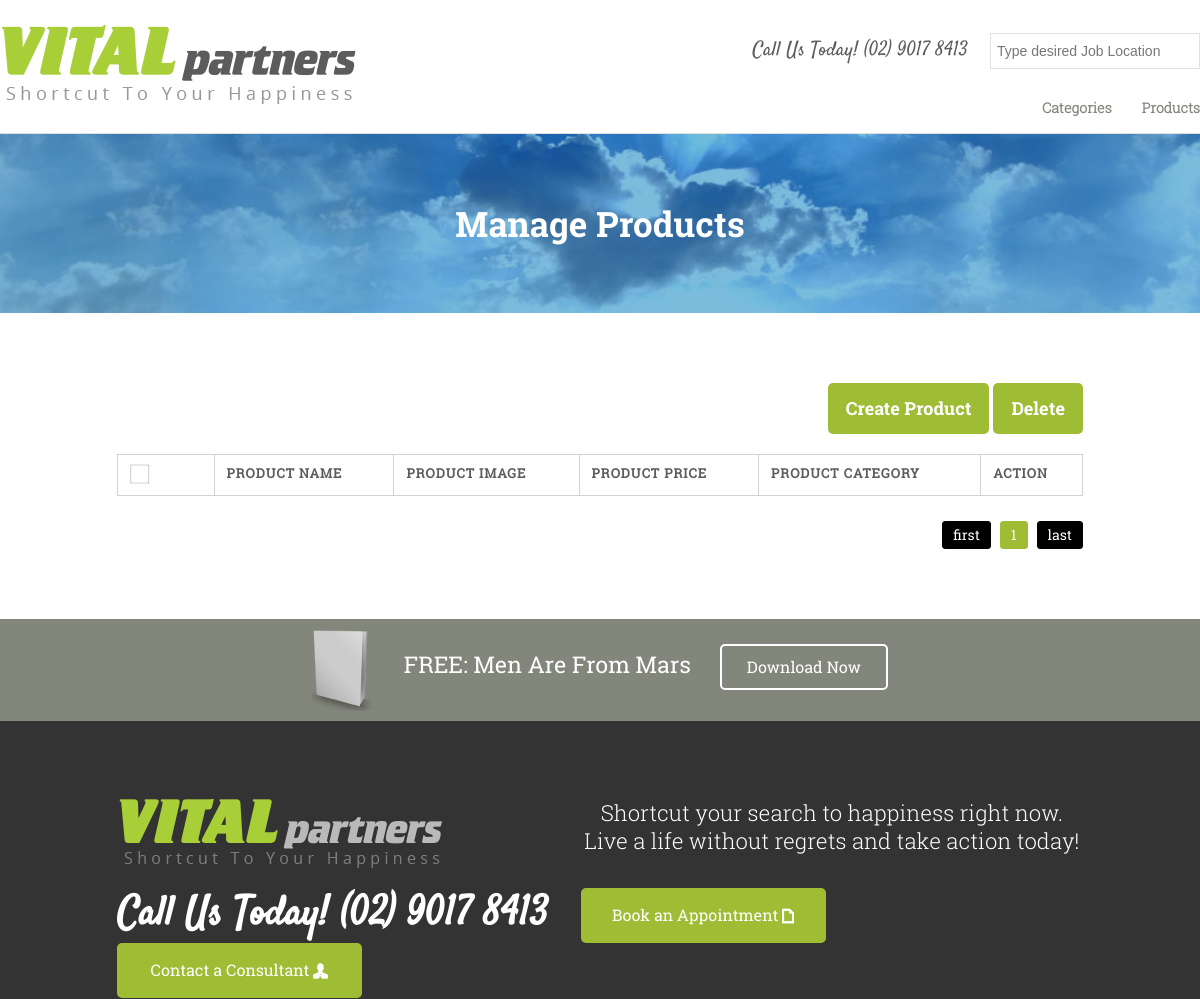
The page /Product/list_product.php (upper part) on the database as committed earlier.
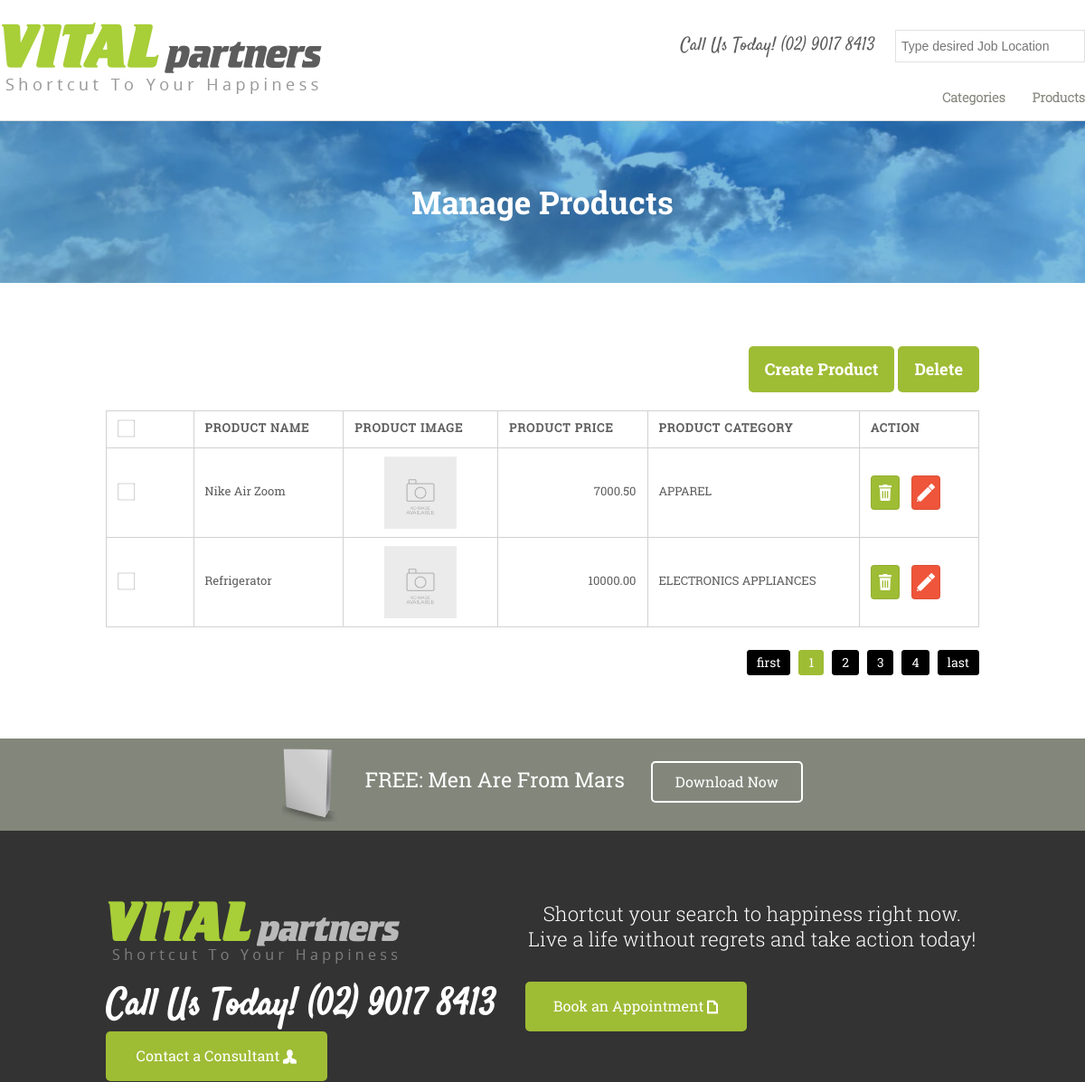
The same page on the database as committed later.
### tables this page shows
CREATE TABLE IF NOT EXISTS `assign_product` (
  `id` int(11) NOT NULL AUTO_INCREMENT,
  `name` varchar(50) NOT NULL,
  `price` decimal(11,2) NOT NULL,
  `image` varchar(50) NOT NULL,
  `category` int(11) NOT NULL,
  `status` tinyint(1) NOT NULL DEFAULT '1',
  `created_on` datetime NOT NULL,
  `created_by` int(11) NOT NULL,
  `modified_on` timestamp NULL DEFAULT CURRENT_TIMESTAMP,
  `modified_by` int(11) DEFAULT NULL,
  PRIMARY KEY (`id`),
  KEY `category` (`category`),
  KEY `category_2` (`category`),
  KEY `category_3` (`category`),
  KEY `category_4` (`category`),
  KEY `category_5` (`category`)
);

CREATE TABLE IF NOT EXISTS `assign_category` (
  `id` int(11) NOT NULL AUTO_INCREMENT,
  `name` varchar(50) NOT NULL,
  `status` tinyint(1) NOT NULL DEFAULT '1',
  `created_on` datetime NOT NULL,
  `created_by` int(11) NOT NULL,
  `modified_on` timestamp NULL DEFAULT CURRENT_TIMESTAMP,
  `modified_by` int(11) DEFAULT NULL,
  PRIMARY KEY (`id`)
);

### Product/list_product.php (the view, shortened to what this page needs)
<?php
$i=0;
$offset=0;
$limit=2;
include '../Includes/db_config.php';
include '../Includes/header.php';
?>
<div class="section banner_section who_we_help">
    <div class="container">
        <h4>Manage Products</h4>
    </div>
</div>
<div class="section content_section">
    <div class="container">
        <div class="filable_form_container">
            <div class="mange_buttons">
                <ul>
                    <li><a href="add_product.php">Create Product</a></li>
                    <li><a href="javascript:del_func();">Delete</a></li>
                </ul>
            </div>
            <div class="table_container_block">
                <table width="100%">
                    <thead>
                        <tr>
                            <th width="10%">
                                <input type="checkbox" class="checkbox uncheck" id="checkall"> <label class="css-label mandatory_checkbox_fildes" for="checkall"></label>
                            </th>
                            <th style="">Product Name </th>
                            <th style="">Product Image</th>
                            <th style="">Product Price</th>
                            <th style="">Product Category </th>
                            <th>Action</th>
                        </tr>
                    </thead>
                    <tbody>
                        <?php
                        if (empty($id)) {
                            $sqlquery = "SELECT assign_product.id AS prod_id,assign_product.name,assign_product.image,
                                     assign_product.price,assign_category.name AS cat_name
                                     FROM   assign_category
                                     LEFT JOIN assign_product
                                     ON assign_category.id = assign_product.category WHERE assign_product.status = 1 LIMIT ".$limit." OFFSET ".$offset;
                        }
                        $result = $conn->query($sqlquery);
                        if ($result->num_rows > 0) {
                            while ($row = $result->fetch_assoc()) {
                                ?>
                                <tr>
                                    <td>
                                        <label class="css-label mandatory_checkbox_fildes" for="<?php echo $row['prod_id'] ?>"></label>
                                    </td>
                                    <td><?php echo $row['name'] ?></td>
                                    <td style="text-align:center">
                                        <?php if (!empty($row['image'])) { ?>
                                            <?php if (!file_exists('../upload/' . $row['image'])) { ?>
                                                <img src="../images/default-image.jpg" style="width:80px; height:auto;" alt="Image NOT Available">
                                            <?php } else { ?>
                                                <img src="../upload/<?php echo $row['image'] ?>" style="width:80px; height:auto;" alt="Image NOT Available">
                                            <?php }
                                        } else { ?>
                                            <img src="../images/default-image.jpg" style="width:80px; height:auto;" alt="Image NOT Available"><?php } ?></td>
                                    <td style="text-align:right"><?php echo $row['price'] ?></td>
                                    <td><?php echo $row['cat_name'] ?></td>
                                    <td>
                                        <div class="buttons">
                                            <button class="btn btn_edit" onclick="del_func()">Delete</button>
                                            <a  class="btn btn_delete" href="edit_product.php?<?php echo "product_id=" . $row['prod_id'] . "" ?>">">Edit</a>
                                        </div>
                                    </td>
                                </tr>
                                <?php
                            }
                        }
                        ?>
                    </tbody>
                </table>
            </div>
            <div class="pagination">
                <ul>
                    <li><a href="<?php echo htmlspecialchars($_SERVER["PHP_SELF"])."?page=1" ?>">first</a></li>
                    <?php
                    if (empty($id)){
                    $sql= "SELECT count(*) as count from assign_product where status=1";
                    }else{
                        $sql= "SELECT count(*) as count from assign_product where category=".$id." AND status=1";
                    }
                    $result = $conn->query($sql);
                    $row= $result->fetch_assoc();
                    $total_entry= $row['count'];
                    do{
                    ?>
                    <li><a href="<?php echo htmlspecialchars($_SERVER["PHP_SELF"])."?page=".($i+1) ?>"<?php if(($i*$limit)==($offset)){echo 'class="selected"';}?>><?php echo $i+1;?></a>
                    <?php $i++;
                    } while($i<$total_entry/$limit);
                    mysqli_close($conn);?>
                    <li><a href="<?php echo htmlspecialchars($_SERVER["PHP_SELF"])."?page=".$i ?>">last</a></li>
                </ul>
            </div>
        </div>
    </div>
</div>
<?php include '../Includes/footer.php'; ?>

### Includes/header.php (shortened to what this page needs)
<html>
    <head>
        <link rel="stylesheet" href="https://maxcdn.bootstrapcdn.com/bootstrap/3.3.7/css/bootstrap.min.css">
        <link href="../css/default.css" rel="stylesheet" type="text/css" media="all">
        <link href="../css/stylesheet.css" rel="stylesheet" type="text/css" media="all">
    </head>
    <body>
        <div id="wrapper">
            <header class="clearfix">
                <div>
                    <div class="Logo_Cont left col-md-6">
                        <a href="../Category/index.php"><img src="../images/logo.png" alt=""></a>
                    </div>
                    <div class="Home_Cont_Right right col-md-6">
                        <div class="Home_Cont_Right_Top left">
                            <div class="Top_Search1 left" style="text-align:"center">Call Us Today! (02) 9017 8413</div>
                            <div class="right">
                                <input id="tags1" name="" value="Type desired Job Location" type="text" style="float:right">
                            </div>
                        </div>
                        <div class="Home_Cont_Right_Bottom left">
                            <div id="topMenu">
                                <ul>
                                    <li><a href="../Category/index.php">Categories</a></li>
                                    <li><a href="../Product/list_product.php">Products</a></li>
                                </ul>
                            </div>
                        </div>
                    </div>
                </div>
            </header>

### Includes/footer.php (shortened to what this page needs)
<div class="section clearfix section-colored7">
    <div class="container">
        <div class="Download_Cont_Top_Left left">
            <img src="../images/icon5.png" alt=""/>
            <h1 style="display:inline;">FREE: Men Are From Mars</h1>
            <a href="#">Download Now</a>
        </div>
    </div>
</div>
<footer class="footer_wrapper">
    <div class="container">
        <div class="Footer_Cont_Top clearfix">
            <span class="left">
                   <img src="../images/foot_logo.png" alt=""/>
            </span>
            <p class="right">Shortcut your search to happiness right now.
                Live a life without regrets and take action today!</p>
        </div>
        <div class="Footer_Cont_Top2 clearfix">
            <h1>Call Us Today! (02) 9017 8413</h1>
            <a href="#">Book an Appointment
                <img src="../images/icon7.png" alt=""/>
            </a>
            <a href="#">Contact a Consultant
                <img src="../images/icon6.png" alt=""/>
            </a>
        </div>
    </div>
</footer>
</div>
</body>
</html>

### css/default.css (style rules this page uses)
html, body, div, span, applet, object, iframe, h1, h2, h3, h4, h5, h6, p, blockquote, pre, a, abbr, acronym, address, big, cite, code, del, dfn, em, img, ins, kbd, q, s, samp, small, strike, strong, sub, sup, tt, var, b, u, i, center, dl, dt, dd, ol, ul, li, fieldset, form, label, legend, table, caption, tbody, tfoot, thead, tr, th, td, article, aside, canvas, details, figcaption, figure, footer, header, hgroup, menu, nav, section, summary, time, mark, audio, video { margin: 0; padding: 0; border: 0; outline: 0; font-size: 100%; font: inherit; vertical-align: baseline; }
article, aside, details, figcaption, figure, footer, header, hgroup, menu, nav, section { display: block; }
body { line-height: 1; }
ol, ul { list-style: none; }
table { border-collapse: collapse; border-spacing: 0; }
caption, th, td { text-align:left; font-weight:400; }
audio, canvas, img, video { vertical-align: middle; }
.left { float:left; }
.right { float:right; }
.clearfix:after { content: "."; display: block; height: 0; clear: both; visibility: hidden; }
.clearfix { display: inline-block; }
.clearfix { display: block; }
a { text-decoration: none;outline: 0;max-width:100%; max-width:none\9; color: #e54c4c; }
ul, ol { margin: 0 0 20px 0; list-style-position: inside; }
ul { list-style: none; }
ul li { list-style: none; }
* { -webkit-transition: all 0.3s; transition: all 0.3s; -moz-transition: all 0.3s; -ms-transition: all 0.3s; }
body { font-size:14px; font-family:Arial, Helvetica, sans-serif; line-height:1.3em; }
h1, .h1, h2, .h2, h3, .h3, h4, .h4 { font-weight: 600;margin: 0; }
h1, .h1 { font-size:2.6em; margin-bottom:16px; line-height: 1.1em; }
h4, .h4 { font-size:1.4em; margin-bottom:13px; line-height: 1.1em; }
p { margin: 0.85em 0; line-height:20px; }
img, a img { border:none; padding: 0; margin:0; display:inline-block; max-width: 100%; height:auto; image-rendering: optimizeQuality; }
.input-text, input[type="text"], input[type="input"], input[type="password"], input[type="email"], input[type="number"], input[type="url"], input[type="tel"], input[type="search"], textarea, select { -webkit-appearance: none; border: 1px solid #e1e1e1; padding: 8px 6px; outline: none; color: #777; margin: 0; width: 210px; max-width: 100%; display: block; margin-bottom: 20px; background: #fff; border-radius: 0px; }
label { display: block; font-weight: bold;font-size: 12px; }
table { width: 100%;padding: 0; margin: 0 0 20px 0; font-size: 13px; color: #5c5c5c; font-family: 'roboto_slabregular'; }
th { font-weight:bold;letter-spacing: 1px;text-transform: uppercase;text-align: left;padding: 9px 12px;border-style: solid;border-width: 1px;border-left:none;border-top:none; }
td { font-size: 13px;padding: 9px 12px;border-style: solid;border-width: 1px; border-color:#d2d2d2;border-left:none;border-top:none; }
tr th:first-child, tr td:first-child { border-color:#d2d2d2; border-left-style: solid;border-left-width: 1px; }
tr:first-child th, tr:first-child td { border-color:#d2d2d2; border-top-style: solid;border-top-width: 1px; }
html, body { width:100%; height:100%; }

Rows that differ between the two databases and show on the page:
added assign_product: name "Nike Air Zoom", price "7000.50", category.name "APPAREL"
added assign_product: name "Refrigerator", price "10000.00", category.name "ELECTRONICS APPLIANCES"
Other text that changed with them:
new list line: "2"
new list line: "3"
new list line: "4"
